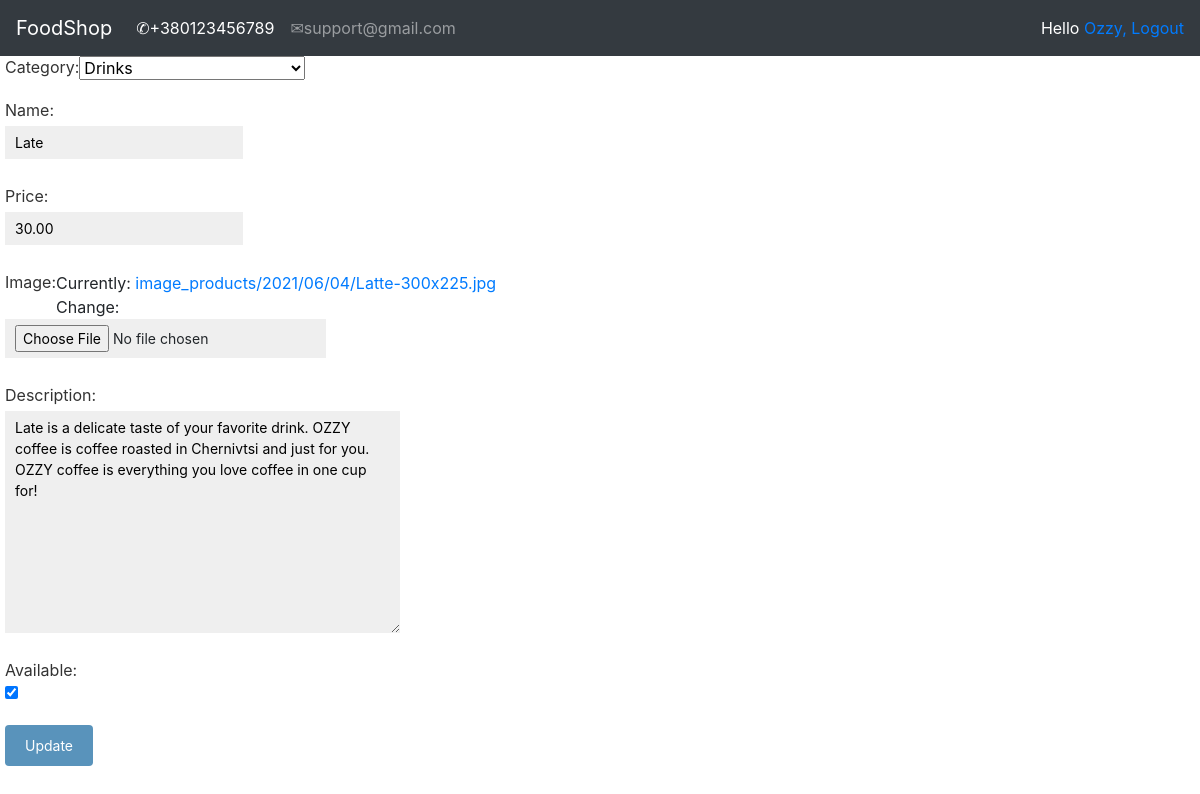
The app's page /account/update_product/18/late/ (signed in) with its own data.
### shop/models.py (models this page shows, shortened)
class Product(models.Model):
    shop = models.ForeignKey(Shop, on_delete=models.CASCADE)
    category = models.ForeignKey(Category, on_delete=models.CASCADE)
    name = models.CharField(max_length=150, db_index=True)
    slug = models.SlugField(max_length=150, db_index=True)
    image = models.ImageField(upload_to='image_products/%Y/%m/%d', default='image_products/no_img.png')
    description = models.TextField(blank=True)
    price = models.DecimalField(max_digits=10, decimal_places=2)
    available = models.BooleanField(default=True)
    created = models.DateTimeField(auto_now_add=True)
    updated = models.DateTimeField(auto_now=True)
    objects = ProductManager()
    class Meta:
        ordering = ('-created',)
        index_together = (('id', 'slug'),)
        default_related_name = "products"

class Category(models.Model):
    name = models.CharField(max_length=150, db_index=True)
    slug = models.SlugField(max_length=150, db_index=True, unique=True)
    class Meta:
        ordering = ('name',)
        default_related_name = "category"
        verbose_name = "Category"
        verbose_name_plural = "Categories"
    def __str__(self):
        return self.name

### account/decorators.py (the view)
    def wrapper_func(request, *args, **kwargs):
        group = None
        if request.user.groups.exists():
            group = request.user.groups.filter(name='entrepreneur').exists()
        if group:
            return view_func(request, *args, **kwargs)
        else:
            return redirect('product_list')

### account/forms.py
class CreateProductForm(forms.ModelForm):
    class Meta:
        model = Product
        fields = ['shop', 'category', 'name', 'price', 'image', 'description', 'available']

### account/views.py (called while the page is built)
@login_required
@entrepreneur_only
def updateProduct(request, id, slug):
    product = Product.objects.get(id=id, slug=slug)
    form = CreateProductForm(instance=product)
    form.fields['shop'].widget = forms.HiddenInput()
    if request.method == 'POST':
        form = CreateProductForm(request.POST, instance=product)
        if form.is_valid():
            form.save()
            return redirect('my_products')
    context = {"form": form}
    return render(request, 'registration/CRUD/update_product.html', context)

### orderlist/context_processors.py (called while the page is built)
def orderlist(request):
    return {'orderlist': OrderList(request)}

### templates/registration/CRUD/update_product.html (shortened to what this page needs)
{% extends 'registration/base.html' %}
{% load static %}
{% block context %}
<form action="" method="POST" enctype="multipart/form-data">
    {{ form.as_p }}
    <p><input type="submit" value="Update"></p>
</form>
{% endblock %}

### templates/registration/base.html (shortened to what this page needs)
{% load static %}
<html lang="en">
<head>
    <link rel="stylesheet" href="https://maxcdn.bootstrapcdn.com/bootstrap/4.0.0/css/bootstrap.min.css">
    <link rel="stylesheet" type="text/css" href="{% static 'css/style.css' %}">
</head>
<body>
<nav class="navbar navbar-expand-lg navbar-dark bg-dark">
  <a class="navbar-brand" href="{% url 'product_list' %}">FoodShop</a>
  <div class="collapse navbar-collapse" id="navbarSupportedContent">
    <ul class="navbar-nav mr-auto">
      <li class="nav-item active">
        <a class="nav-link" href="#">&#9990;+380123456789<span class="sr-only">(current)</span></a>
      </li>
      <li class="nav-item">
        <a class="nav-link" href="#">&#9993;support@gmail.com</a>
      </li>
    </ul>
      <span class="user">
        {% if request.user.is_authenticated %}
          Hello <a href="{% url 'edit' %}">{{ request.user.username }},</a>
          <a href="{% url 'logout' %}">Logout</a>
        {% else %}
            <a href="{% url 'login' %}">Log-in</a>
        {% endif %}
    </span>
  </div>
</nav>
{% block context %}
{% endblock context %}
{% load static %}
</body>
</html>

### static/css/style.css (style rules this page uses)
html { overflow-x: hidden; }
.user { color:white; }
a.button, input[type="submit"] { color:#fff; background:#5993bb; border-radius:4px; padding:10px 20px; font-size:14px; border:0; }
form { overflow:auto; margin-left: 5px; }
form p { width:100%; overflow:auto; }
label { float:left; clear:both; color:#333; margin-bottom:4px; margin-top: -1px; }
input, textarea { clear:both; float:left; margin:0 0 10px; background:#efefef; border:0; padding:6px 10px; font-size:14px; }

### records on screen
Product: category "Drinks", price "30.00", description "Late is a delicate taste of your favorite drink. OZZY coffee is coffee roasted in Chernivtsi and just for you. OZZY coffee is everything you love coffee in one cup for!", available "☑"
Category: name "Late"

### other values on screen
{{ request.user.username }} "Ozzy"
